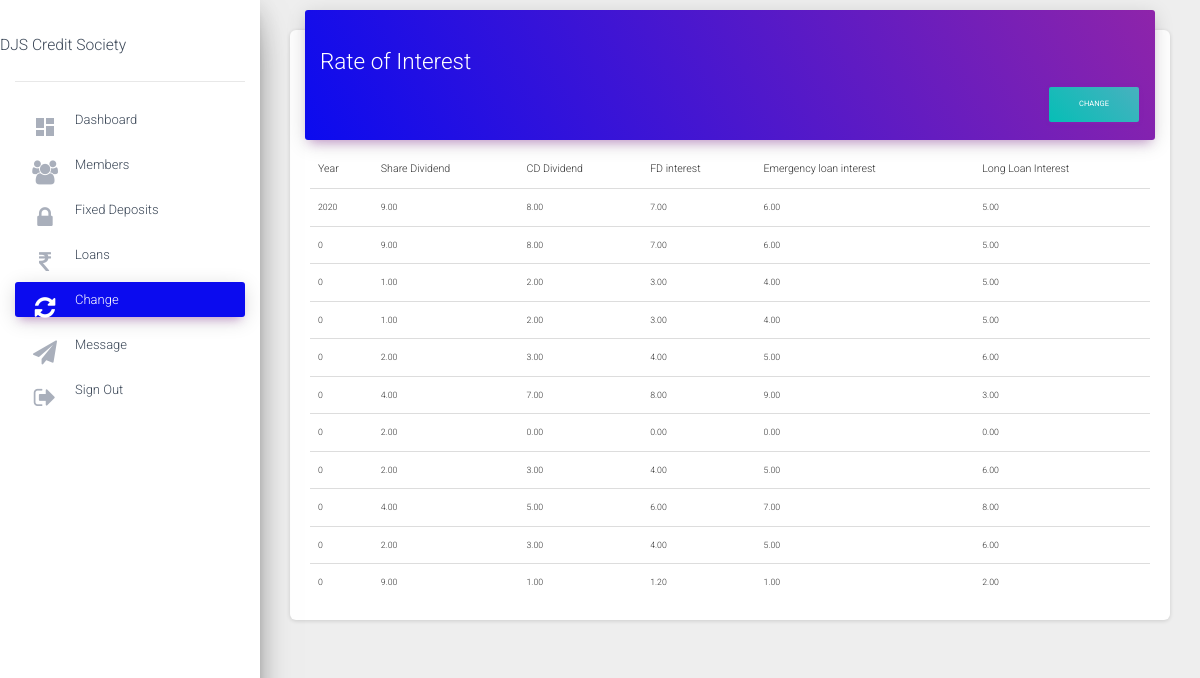
Before: /csadmin/change (signed in) with the older database file.
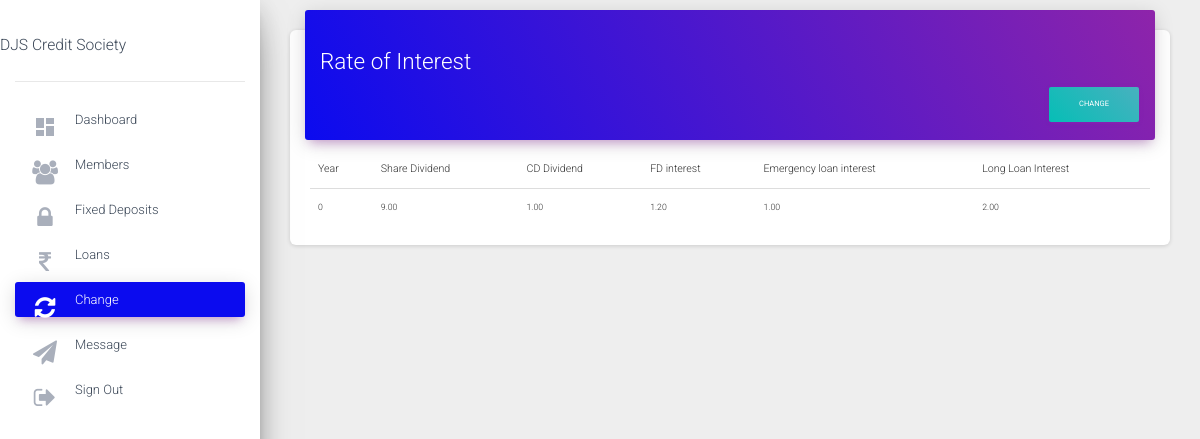
After: the same page with the newer database file.
### status/models.py (models this page shows)
class interests(models.Model):
    sharedividend=models.DecimalField(blank=True,null=True,default=0,max_digits=10,decimal_places=2)
    cddividend=models.DecimalField(blank=True,null=True,default=0,max_digits=10,decimal_places=2)
    fdinterest=models.DecimalField(blank=True,null=True,default=0,max_digits=10,decimal_places=2)
    emerloaninterest=models.DecimalField(blank=True,null=True,default=0,max_digits=10,decimal_places=2)
    longloaninterest=models.DecimalField(blank=True,null=True,default=0,max_digits=10,decimal_places=2)
    year=models.IntegerField(default=0,null=True)

### csadmin/views.py (the view, shortened to what this page needs)
# urls.py: path('change', views.change,name="change"),
@login_required
def change(request):
    Interest=interests.objects.all().last()
    Interests=interests.objects.all
    context={
        'Interest':Interest,
        'Interests':Interests,
        'money':"active",
    }
    return render (request,'change.html',context=context)

### csadmin/templates/change.html (shortened to what this page needs)
{%extends 'base.html'%}
{%block content%}
<main role="main" class="col-md-8 col-lg-12 px-4">
  <div class="content">
    <div class="container-fluid">
      <div class="row">
        <div class="col-md-12">
          <div class="card">
            <div class="card-header-primary">
              <h1 class="h2">Rate of Interest</h1>
              <a href="#modal"><button type="button" class="btn btn-primary pull-right"
                  style="background: linear-gradient(45deg, #06beb6, #48b1bf);" name="button">Change</button></a>
            </div>
            <div class="card-body">
              <div class="table-responsive">
                <table class="table">
                  <thead>
                    <tr>
                      <th>Year</th>
                      <th>Share Dividend</th>
                      <th>CD Dividend</th>
                      <th>FD interest</th>
                      <th>Emergency loan interest</th>
                      <th>Long Loan Interest</th>
                    </tr>
                  </thead>
                  <tbody>
                    {%for i in Interests reversed%}
                    <tr>
                      <td>{{i.year}}</td>
                      <td>{{i.sharedividend}}</td>
                      <td>{{i.cddividend}}</td>
                      <td>{{i.fdinterest}}</td>
                      <td>{{i.emerloaninterest}}</td>
                      <td>{{i.longloaninterest}}</td>
                    </tr>
                    {%endfor%}
                  </tbody>
                </table>
              </div>
            </div>
          </div>
        </div>
      </div>
    </div>
  </div>
</main>
{%endblock%}

Changed rows visible on the page:
removed interests: year "2020", sharedividend "9.00", cddividend "8.00", fdinterest "7.00", emerloaninterest "6.00", longloaninterest "5.00"
removed interests: year "0", sharedividend "9.00", cddividend "8.00", fdinterest "7.00", emerloaninterest "6.00", longloaninterest "5.00"
removed interests: year "0", sharedividend "1.00", cddividend "2.00", fdinterest "3.00", emerloaninterest "4.00", longloaninterest "5.00"
removed interests: year "0", sharedividend "1.00", cddividend "2.00", fdinterest "3.00", emerloaninterest "4.00", longloaninterest "5.00"
removed interests: year "0", sharedividend "2.00", cddividend "3.00", fdinterest "4.00", emerloaninterest "5.00", longloaninterest "6.00"
removed interests: year "0", sharedividend "4.00", cddividend "7.00", fdinterest "8.00", emerloaninterest "9.00", longloaninterest "3.00"
removed interests: year "0", sharedividend "2.00", cddividend "0.00", fdinterest "0.00", emerloaninterest "0.00", longloaninterest "0.00"
removed interests: year "0", sharedividend "2.00", cddividend "3.00", fdinterest "4.00", emerloaninterest "5.00", longloaninterest "6.00"
removed interests: year "0", sharedividend "4.00", cddividend "5.00", fdinterest "6.00", emerloaninterest "7.00", longloaninterest "8.00"
removed interests: year "0", sharedividend "2.00", cddividend "3.00", fdinterest "4.00", emerloaninterest "5.00", longloaninterest "6.00"
